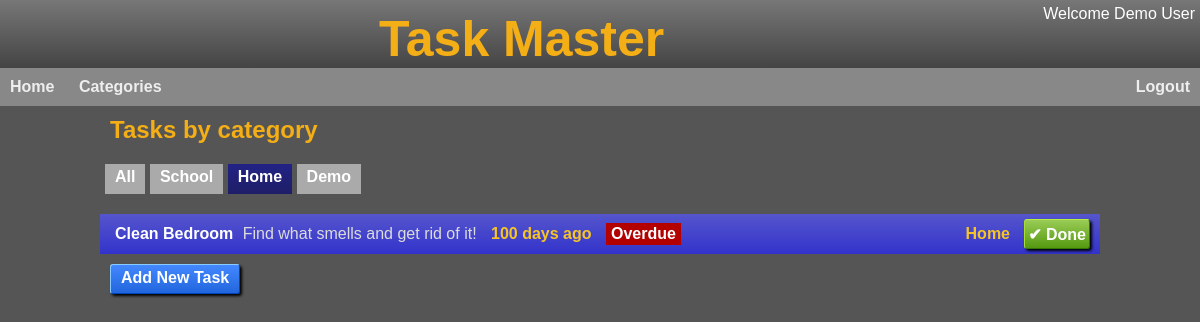
The app's page /categorytasks/Home (signed in) with its own data.
### app/models/user.py (models this page shows, shortened)
class User(UserMixin, db.Model):
  id = db.Column(db.Integer, primary_key=True)
  username = db.Column(db.String(32), index=True, unique=True)
  display_name = db.Column(db.String(32))
  school_id = db.Column(db.Integer)
  access = db.Column(db.Integer, default=ACCESS['basic'])
  email = db.Column(db.String(120), index=True, unique=True)
  email_verified = db.Column(db.Integer)
  password_hash = db.Column(db.String(128))
  last_seen = db.Column(db.DateTime)
  created_at = db.Column(db.DateTime, default=db.func.datetime('now')) #default=db.func.utc_timestamp())
  last_modified = db.Column(db.DateTime, default=db.func.datetime('now'), onupdate=db.func.datetime('now')) #, default=db.func.utc_timestamp(), onupdate=db.func.utc_timestamp())
  tasks = db.relationship('Task', backref='user', lazy=True)
  def update_last_seen(self):
    last_seen = self.last_seen if self.last_seen else datetime.fromtimestamp(0)
    if (datetime.utcnow() - last_seen).total_seconds() > 600:  # More than 10 minutes ago
     self.last_seen = datetime.utcnow()
     db.session.commit()

### app/models/task.py (models this page shows, shortened)
class Task(db.Model):
  id = db.Column(db.Integer, primary_key=True)
  user_id = db.Column(db.Integer, db.ForeignKey('user.id'))
  name = db.Column(db.String(32))
  description = db.Column(db.String(250))
  category = db.Column(db.String(10))
  priority = db.Column(db.Integer,default=P_LOW)
  status = db.Column(db.Integer,default=STS_NEW)
  due_by = db.Column(db.DateTime)
  created_at = db.Column(db.DateTime, default=db.func.datetime('now'))
  def is_outstanding(self):
    return self.status < STS_COMPLETED
  def is_completed(self):
    return self.status == STS_COMPLETED
  def is_overdue(self):
    if self.is_completed():
      return False
    else:
      return self.due_by and self.due_by.date() < datetime.date.today()
  def priority_str(self):
    priority = self.priority or 0
    if priority >= 0 and priority < len(PRIORITY_STRS):
      return PRIORITY_STRS[priority]
    return ''
  def status_str(self):
    if self.status == STS_COMPLETED:
      return 'Completed'
    return 'Outstanding'
  def short_desc(self):
    desc = self.description
    if len(desc) > 40:
      desc = desc[:37] + " ..."
    return desc

### app/main/main_routes.py (the view)
@bp.route('/categorytasks/<category>')
@login_required
def category_tasks(category):
    if category == 'All':
        tasks = Task.query.filter_by(user_id=current_user.id).order_by(text('due_by is null, due_by')).all()
    elif category == 'Other':
        tasks = Task.query.filter_by(user_id=current_user.id, category='').order_by(text('due_by is null, due_by')).all()
    else:
      tasks = Task.query.filter_by(user_id=current_user.id, category=category).order_by(text('due_by is null, due_by')).all()
    categories_rows = Task.query.with_entities(Task.category).filter_by(user_id=current_user.id).distinct()
    categories = [row[0] for row in categories_rows]
    for cat in categories:
      if not cat:
        categories.remove(cat)
        categories.append('Other')
    categories = ['All'] + categories
    session['back_to'] = request.path # Store the current url to come back to
    return render_template('category_tasks.html', tasks=tasks, categories=categories, selected_category=category)

### app/main/__init__.py (called while the page is built)
def init_app(app):
    app.register_blueprint(bp)
    app.register_error_handler(403, error_forbidden)
    app.jinja_options['finalize'] = lambda x: x if x is not None else '' #prevent Jinja from printing None
    login.login_view = 'main.login'
    login.init_app(app)
    @app.context_processor
    def inject_default_template_variables():   #injects default template variables
         return dict(h=helpers)  #makes helper functions available in templlates
    @app.before_request
    def update_last_seen():
      if current_user.is_authenticated:
        current_user.update_last_seen()

### app/models/user.py (called while the page is built)
@login.user_loader
def load_user(id):
  return User.query.get(int(id))

### app/utils/helpers.py (called while the page is built, shortened)
def pluralise(word, cnt, suffix="s"):
  n = int(cnt)
  if n == 1 or n == -1:
    return(word)
  else:
    return(word+suffix)

def fmt_date(dt):
  if not isinstance(dt, datetime.datetime):
    return ''
  return dt.strftime("%d %b %y")

def fmt_date_daysuntil(date):
  if not isinstance(date, datetime.datetime):
    return ''
  try:
    diff = date.date() - datetime.date.today()
    days = int(diff.total_seconds() / (60*60*24))
  except Exception as e:
    return('')
  days_str = pluralise('day', days)
  if days < -1:
    return f"{-days} {days_str} ago"

### app/templates/category_tasks.html
{% extends "base.html" %}
{% block head %}
  <link rel="stylesheet" href="{{ url_for('static', filename='tasks.css') }}">
{% endblock %}
{% block content %}
  <h2>Tasks by category</h2>
  <div id="category-list">
    {% for category in categories %}
      <a href="{{ url_for('main.category_tasks', category=category) }}"
        {% if category == selected_category %}
          class="selected"
        {% endif %}>
        {{ category }}</a>
    {% endfor %}
  </div>
  {% include '_task_list.html' %}
  <div class="actions">
    <a href="{{ url_for('main.new_task',category=selected_category) }}">Add New Task</a>
  </div>
{% endblock %}

### app/templates/_header.html
<div id="header">
  <div id="userinfo">
    {% if current_user.is_authenticated %}
      <div id="user">Welcome {{current_user.display_name }}</div>
    {% endif %}
  </div>
  <span class="title">Task Master</span>
</div>
<div id="menubar">
  <ul>
    {% if not current_user.is_anonymous %}
      <li><a href="{{ url_for('.home') }}">Home</a></li>
      <li><a href="{{ url_for('.category_tasks', category='All') }}">Categories</a></li>
      <li class="right"><a href="{{ url_for('main.logout') }}">Logout</a></li>
    {% endif %}
  </ul>
</div>

### app/templates/_task_list.html (shortened to what this page needs)
<div class="tasks">
    {% for task in tasks %}
      <a class="task sts-{{task.status}}" onclick="toggle_details('{{ task.id }}')">
        <div class="task-info">
          <div class="task-name">
            {{ task.name }}
          </div>
          <div class="task-description">
            {{ task.short_desc() }}
          </div>
          {% if task.is_outstanding() %}
            <div class="task-due">
              {{ h.fmt_date_daysuntil(task.due_by) }}
            </div>
          {% endif %}
          {% if task.is_overdue() and task.is_outstanding() %}
          <div class="task-overdue">
            Overdue
          </div>
        {% endif %}
        </div>
        <div class="task-category">
          {{ task.category or 'Other' }}
        </div>
        <div class="task-btns">
          {% if task.is_outstanding() %}
            <form action="{{ url_for('main.complete_task', id=task.id) }}" method="POST">
              <input class="done" type="submit" value="&#x2714 Done">
            </form>
          {% endif %}
        </div>
      </a>
    {% endfor %}
  </div>

### app/static/base.css (style rules this page uses)
* { margin: 0px; padding: 0px; box-sizing: border-box; }
body { color: #fff; background: #555; font-family: Arial, Helvetica, sans-serif; }
#header { overflow: hidden; background: linear-gradient(#777, #444); text-align: center; }
#header .title { color: rgb(244, 174, 22); font-family: Arial, Helvetica, sans-serif; font-weight: bold; font-size: 50px; display: inline-block; margin-top: 10px; }
h2 { color: rgb(244, 174, 22); }
#userinfo { float:right; text-align:right; margin-top: 5px; margin-right: 5px; }
#menubar { font-family: Arial, Helvetica, sans-serif; font-weight: bold; color: #eee; background: #888; }
#menubar ul { list-style-type: none; overflow: hidden; margin: 0; padding: 0; }
#menubar li { display: inline-block; padding: 10px 0px; text-align: center; }
#menubar li.right { float: right; }
#menubar li a { text-decoration: none; padding: 10px 10px; color: #eee; }

### app/static/tasks.css (style rules this page uses)
.tasks { flex: 1; }
.task { min-height: 40px; display: flex; align-items: center; background:#666; }
h2 { padding-top: 10px; padding-bottom: 5px; margin-left: 10px; }
.task { background: linear-gradient(#55c,#33c); }
.task-info { padding-left: 10px; flex: 1; }
.task-name { display: inline-block; padding-left: 5px; color: #fff; font-weight: bold; }
.task-description { display: inline-block; padding-left: 5px; padding-top: 5px; padding-bottom: 5px; color: #dcdcdc; }
.task-due { display: inline-block; margin-right: 10px; margin-left: 10px; color: #f6c525; font-weight: bold; }
.task-overdue { color: white; font-weight: bold; background-color: rgb(179, 0, 0); display: inline-block; padding: 2px 5px; }
.task-category { margin-right: 10px; color: #f6c525; font-weight: bold; padding-left: 10px; text-align: right; }
.task-btns { min-width: 80px; padding-right: 5px; }
.task-btns form { display: inline; float: right; margin-right: 5px; }
.task-btns input[type=submit] { display: inline-block; font: inherit; font-size: 16px; font-weight: bold; padding: 0px 3px; height: 30px; border-radius: 3px; border-top: 1px solid #be4; border-left: 1px solid #ad3; border-right: 1px solid #370; border-bottom: 1px solid #370; background: #7a3; background: linear-gradient(#9c5, #591); box-shadow: rgba(0,0,0,1) 2px 2px 3px; text-align: center; color: #fff; }
a.task { text-decoration: none; }
.actions { margin-top: 10px; margin-left: 10px; }
.actions a, .actions input[type=submit] { text-decoration: none; display: inline-block; font: inherit; font-size: 16px; font-weight: bold; padding: 4px 10px; min-width: 80px; height: 30px; border-radius: 3px; border-top: 1px solid #8cf; border-left: 1px solid #8cf; border-right: 1px solid #04b; border-bottom: 1px solid #04b; background: linear-gradient(#48f, #26d); box-shadow: rgba(0,0,0,1) 2px 2px 3px; text-align: center; color: #fff; vertical-align: top; }
#category-list { margin-top: 10px; padding: 5px; margin-bottom: 10px; }
#category-list a { text-decoration: none; display: inline-block; font: inherit; font-weight: bold; padding: 4px 10px; height: 30px; background: #aaa; text-align: center; color: #fff; margin-right: 0px; margin-bottom: 5px; }
#category-list a.selected { background: linear-gradient(rgb(34, 34, 134), rgb(30, 30, 103)); }

### records on screen
User: display_name "Demo User"
Task: name "Clean Bedroom", short_desc "Find what smells and get rid of it!", fmt_date_daysuntil "100 days ago", status "Overdue", category "Home"

### other values on screen
{{ category }} "All" "School" "Home" "Demo"
